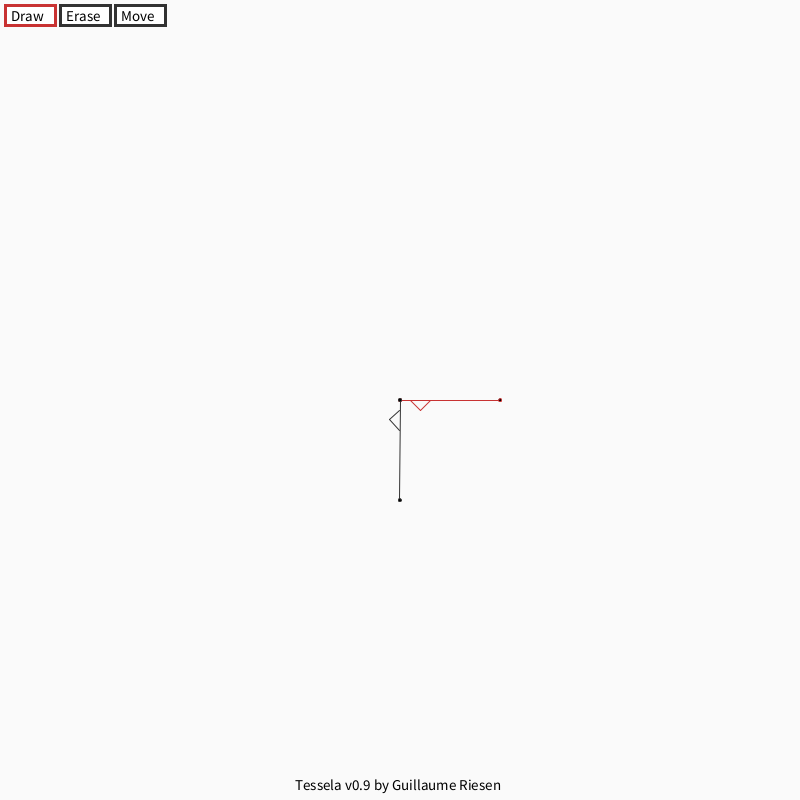
Frame 1 (no input)
Frame 60 (the mouse pressed at the canvas centre just before this capture): identical to frame 1, image omitted
Frame 120 (the mouse held since frame 60 and released just before this capture): identical to frame 1, image omitted

The Processing sketch that drew this single still picture (run headless with seeded random() and noise(); from frame 60 on, the mouse is pressed at the canvas centre):

// Processing sketch: processing_118100
// ── processing_118100.pde

Layer layer;
Anchor activeAnchor;
Button activeButton;
int dim = 800;
int thickness = 5;
int dragging = 0;
FloatList inkx = new FloatList();
FloatList inky = new FloatList();
ArrayList<Anchor> anchors = new ArrayList<Anchor>();
ArrayList<Button> buttons = new ArrayList<Button>();
float[] dragDs = {0.0,0.0,0.0,0.0};

void setup(){
  size(800,800);
  layer = new Layer();
  Button penButton = new Button(5,5,50,20,"Draw");
  Button eraseButton = new Button(60,5,50,20,"Erase");
  Button anchorButton = new Button(115,5,50,20,"Move");
  activeButton=penButton;
  buttons.add(penButton);
  buttons.add(eraseButton);
  buttons.add(anchorButton);
}

void draw(){
  background(250);
  layer.drawLayer();
  textSize(15);
  text("Tessela v0.9 by Guillaume Riesen",295,790);
  for(int i = 0;i<buttons.size();i++){
    Button daButton = buttons.get(i);
    daButton.drawButton();
  }
}

class Button{
  float x,y,w,h;
  String label;
  Button(float theX,float theY,float theW,float theH,String theLabel){
    x=theX;
    y=theY;
    w=theW;
    h=theH;
    label = theLabel;
  }
  void drawButton(){
    stroke(50);
    if(this==activeButton){stroke(200,50,50);}
    fill(255);
    strokeWeight(3);
    rect(x,y,w,h);
    fill(0);
    text(label,x+6,y+16);
  }
}
    

class Layer{
  Anchor anchor1, anchor2;
  FloatList inkx,inky;
  IntList inkColor;
  
  Layer(){
    anchor1 = new Anchor(400,400,100,0);
    anchor2 = new Anchor(400,400,0,100);
    activeAnchor = anchor1;
    inkx = new FloatList();
    inky = new FloatList();
    inkColor = new IntList();
  }
  void drawLayer(){
    anchor1.display();
    anchor2.display();
    pushMatrix();
    translate(anchor1.x,anchor1.y);
    rotate(anchor1.angle);
    strokeWeight(thickness/anchor1.s);
    scale(anchor1.s);
    for(int i=2;i<inkx.size();i=i+1){
      if(inkx.get(i)!=-1000 && inkx.get(i-1)!=-1000){
        stroke(inkColor.get(i));
        if(anchor1==activeAnchor&&inkColor.get(i)!=color(250,250,250)){
          stroke(100,0,0);
        }
        line(inkx.get(i-1),inky.get(i-1),inkx.get(i),inky.get(i));
      }
    }
    popMatrix();
    
    pushMatrix();
    translate(anchor2.x,anchor2.y);
    rotate(anchor2.angle);
    strokeWeight(thickness/anchor2.s);
    scale(anchor2.s);
    for(int j=1;j<inkx.size();j=j+1){  
      if(inkx.get(j)!=-1000 && inkx.get(j-1)!=-1000){
        stroke(inkColor.get(j));
        if(anchor2==activeAnchor&&inkColor.get(j)!=color(250,250,250)){
          stroke(100,0,0);
        }
        line(inkx.get(j-1),inky.get(j-1),inkx.get(j),inky.get(j));
      }
    }
    popMatrix();
  }
  void addInk(float newX,float newY){
    if(newX!=-1000){
      float cs = cos(-activeAnchor.angle);
      float sn = sin(-activeAnchor.angle);
      newX = newX-activeAnchor.x;
      newY = newY-activeAnchor.y;
      float finalX = newX*cs-newY*sn;
      float finalY = newX*sn+newY*cs;
      finalX = finalX/(activeAnchor.s);
      finalY = finalY/(activeAnchor.s);
      inkx.append(finalX);
      inky.append(finalY);
      if(activeButton.label=="Erase"){
        inkColor.append(color(250,250,250));
      }else{
        inkColor.append(color(50,50,50));
      }
    }else{//Means a new line is being started
      inkx.append(newX);
      inky.append(newY);
      inkColor.append(color(0,0,0));
    }
  }    
}
    

class Anchor{
  float x, y, x2, y2, dx, dy;
  float s;
  float angle;
  
  Anchor(float xpos, float ypos, float xSize, float ySize){
    x = xpos;
    y = ypos;
    dx = xSize;
    dy = ySize;
    x2 = x + dx;
    y2 = y + dy;
    s = sqrt(sq(dx)+sq(dy));
    angle = 0;
    anchors.add(this);
  }
  
  void display(){
    stroke(0);
    fill(0);
    if(activeButton.label=="Move"&&this==activeAnchor){
      if(dragging==1){
        x = mouseX;
        y = mouseY;
      }
      if(dragging==2){
        x2 = mouseX;
        y2 = mouseY;
      }
      if(dragging==3){
        x = mouseX+dragDs[0];
        y = mouseY+dragDs[1];
        x2 = mouseX+dragDs[2];
        y2 = mouseY+dragDs[3];
      }
      dx = x2-x;
      dy = y2-y;
      s = sqrt(sq(dx)+sq(dy));
    }
    pushMatrix();
    translate(x,y);
    angle = atan(dy/dx);
    rotate(angle);
    if(dx<0){
      rotate(PI);
      angle = angle+PI;
    }
    scale(s);
    strokeWeight(1/s);
    if(this==activeAnchor){
      stroke(200,50,50);
    }else{
      stroke(50);
    }
    line(0,0,1,0);
    line(.1,0,.2,.1);
    line(.2,.1,.3,0);
    ellipse(0,0,3/s,3/s);
    ellipse(1,0,3/s,3/s);
    popMatrix(); 
  }
}

void mouseDragged(){
  if(activeButton.label=="Draw"||activeButton.label=="Erase"){
    layer.addInk(mouseX,mouseY);
  }
}

void mousePressed(){
  for(int i=0;i<buttons.size();i++){
    Button iButt=buttons.get(i);
    if(mouseX>iButt.x&&mouseX<iButt.x+iButt.w&&mouseY>iButt.y&&mouseY<iButt.y+iButt.h){
      activeButton=iButt;//hehe
      break;
    }
  }
  if(activeButton.label=="Draw"||activeButton.label=="Erase"){
    layer.addInk(-1000,-1000);//signal to start a new stroke
  }else{
    Anchor iAnch;
    for(int i=0;i<anchors.size();i++){//check whether any anchors are being selected
       iAnch = anchors.get(i);
       float mdx = mouseX-iAnch.x;
       float mdy = mouseY-iAnch.y;
       float s2 = sq(iAnch.s);
       float clickDist;
       float t = ((mouseX-iAnch.x)*iAnch.dx + (mouseY-iAnch.y)*iAnch.dy)/s2;
       if(s2==0){
         clickDist = sq(mouseX-iAnch.x)+sq(mouseY-iAnch.y);
       }else if(t<0){ 
         clickDist = sq(mouseX-iAnch.x)+sq(mouseY-iAnch.y);
       }else if(t>1){ 
         clickDist = sq(mouseX-iAnch.dx)+sq(mouseY-iAnch.dy);
       }else{
         clickDist = sq(mouseX-(iAnch.x+t*iAnch.dx))+sq(mouseY-(iAnch.y+t*iAnch.dy));
       }
       if(clickDist < 15){
         activeAnchor = anchors.get(i);
         if(dragging!=0){
           dragging=0;
         }else{
           dragging = 3;
           float[] stupidSyntaxWorkaround = {iAnch.x-mouseX,iAnch.y-mouseY,iAnch.x2-mouseX,iAnch.y2-mouseY};
           dragDs = stupidSyntaxWorkaround;
           if(abs(mouseX-iAnch.x)<15&&abs(mouseY-iAnch.y)<15){
             activeAnchor = anchors.get(i);
             dragging = 1;
           }
           if(abs(mouseX-iAnch.x-iAnch.dx)<15&&abs(mouseY-iAnch.y-iAnch.dy)<15){
             activeAnchor = anchors.get(i);
             dragging = 2;
           }
         }
       }
    }
  }
}
